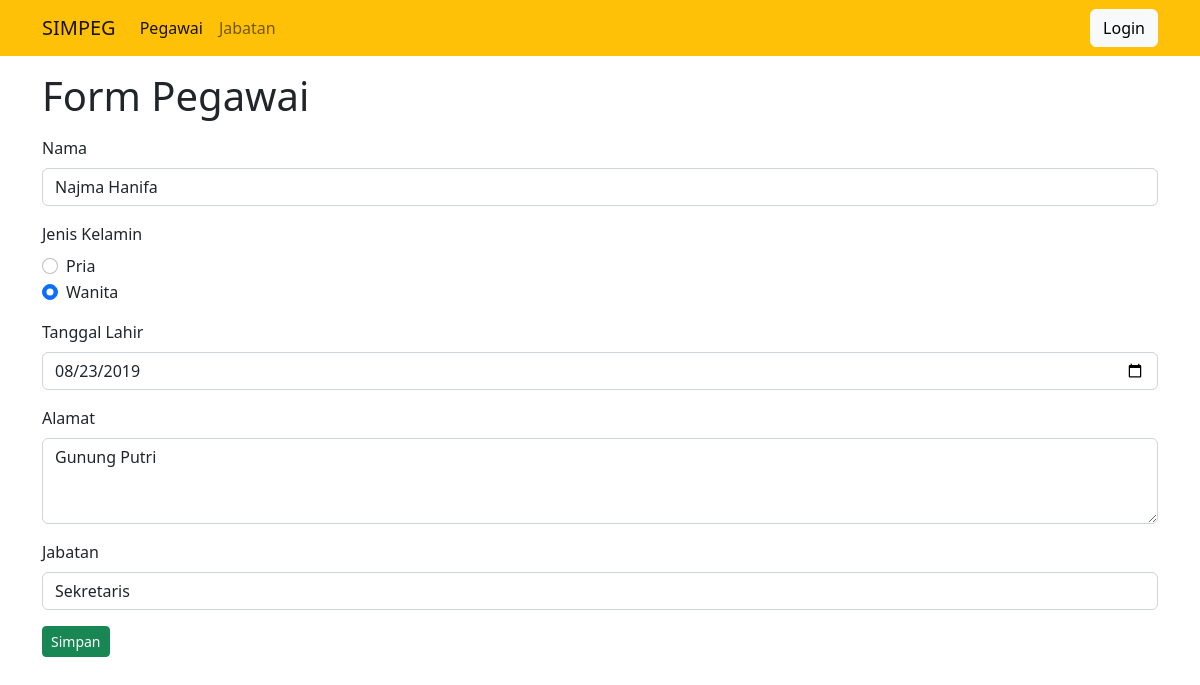
/pegawai/formPegawai.php?id_pegawai=3, run on the app's committed database.
### tables this page shows
CREATE TABLE `pegawai` (
  `id_pegawai` int(11) NOT NULL,
  `nama` varchar(100) NOT NULL,
  `jenis_kelamin` varchar(6) NOT NULL,
  `tanggal_lahir` date NOT NULL,
  `alamat` text NOT NULL,
  `id_jabatan` int(11) NOT NULL
);

CREATE TABLE `jabatan` (
  `id_jabatan` int(11) NOT NULL,
  `jabatan` varchar(100) NOT NULL
);

### pegawai/formPegawai.php (the view, shortened to what this page needs)
<?php include '../connect.php';
$act = 'add';
if (!empty($_GET['id_pegawai'])) {
    $sql = 'SELECT * FROM pegawai WHERE id_pegawai="' . $_GET['id_pegawai'] . '"';
    $query = mysqli_query($conn, $sql);
    if (mysqli_num_rows($query)) {
        $act = 'edit';
        $row = mysqli_fetch_object($query);
    }
}
?>
<!doctype html>
<html lang="en">
<head>
    <link href="https://cdn.jsdelivr.net/npm/bootstrap@5.2.0/dist/css/bootstrap.min.css" rel="stylesheet">
</head>
<body>
    <nav class="navbar navbar-expand-lg bg-warning">
        <div class="container-fluid container">
            <a class="navbar-brand">SIMPEG</a>
            <div class="collapse navbar-collapse" id="navbarSupportedContent">
                <ul class="navbar-nav me-auto mb-2 mb-lg-0">
                    <li class="nav-item">
                        <a class="nav-link active" aria-current="page" href="/PBWPRAKTIKUM">Pegawai</a>
                    </li>
                    <li class="nav-item">
                        <a class="nav-link" href="/PBWPRAKTIKUM/jabatan/jabatan.php">Jabatan</a>
                    </li>
                    </ul>
        <?php if (empty($_SESSION['username'])){ ?>
             <a href="formLogin.php" class="btn btn-light"> Login </a>
            <?php } else { ?>
           <a href="logout.php" class="btn btn-danger">Logout</a>
           <?php } ?>
            </div>
        </div>
    </nav>
    <div class="container mt-2">
        <h1 class="mt-3 mb-3 ">Form Pegawai</h1>
        <form action="savePegawai.php" method="POST">
            <div class="mb-3">
                <label class="form-label">Nama</label>
                <input type="text" class="form-control" name="nama" placeholder="Nama" value="<?php if ($act == 'edit') echo $row->nama; ?>" required>
            </div>
            <div class="mb-3">
                <label class="form-label">Jenis Kelamin</label>
                <div class="form-check">
                    <input class="form-check-input" type="radio" name="jenis_kelamin" value="Pria" id="pria" checked>
                    <label class="form-check-label" for="pria">
                        Pria
                    </label>
                </div>
                <div class="form-check">
                    <input class="form-check-input" type="radio" name="jenis_kelamin" value="Wanita" id="wanita" <?php if ($act == 'edit' && $row->jenis_kelamin == 'Wanita') echo 'checked'; ?>>
                    <label class="form-check-label" for="wanita">
                        Wanita
                    </label>
                </div>
            </div>
            <div class="mb-3">
                <label class="form-label">Tanggal Lahir</label>
                <input type="date" class="form-control" name="tanggal_lahir" placeholder="Tanggal Lahir" value="<?php if ($act == 'edit') echo $row->tanggal_lahir; ?>" required>
            </div>
            <div class="mb-3">
                <label class="form-label">Alamat</label>
                <textarea class="form-control" name="alamat" rows="3" required><?php if ($act == 'edit') echo $row->alamat; ?></textarea>
            </div>
            <div class="mb-3">
                <label class="form-label">Jabatan</label>
                <select class="form-control" name="id_jabatan" required>
                    <?php
                    $sql = 'SELECT * FROM jabatan';
                    $query = mysqli_query($conn, $sql);
                    while ($rows = mysqli_fetch_object($query)) {
                    ?>
                        <option value="<?php echo $rows->id_jabatan; ?>" <?php if ($act == 'edit' && $row->id_jabatan == $rows->id_jabatan) echo 'selected' ?>><?php echo $rows->jabatan; ?></option>
                    <?php } ?>
                </select>
            </div>
            <div class="mb-3">
                <input type="submit" value="Simpan" class="btn btn-sm btn-success">
            </div>
    </div>
</body>

### data on the page
pegawai: nama "Najma Hanifa", jenis_kelamin "☑ Wanita", tanggal_lahir "08/23/2019", alamat "Gunung Putri", id_jabatan "Sekretaris"
